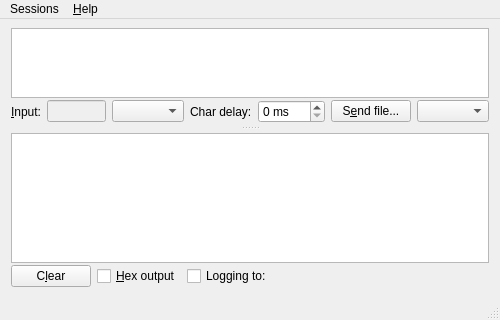
<?xml version="1.0" encoding="UTF-8"?>
<ui version="4.0">
 <class>MainWindow</class>
 <widget class="QMainWindow" name="MainWindow">
  <property name="geometry">
   <rect>
    <x>0</x>
    <y>0</y>
    <width>500</width>
    <height>320</height>
   </rect>
  </property>
  <property name="windowTitle">
   <string>CuteCom</string>
  </property>
  <widget class="QWidget" name="centralLayout">
   <layout class="QVBoxLayout" name="m_verticalLayout">
    <property name="spacing">
     <number>0</number>
    </property>
    <property name="sizeConstraint">
     <enum>QLayout::SetDefaultConstraint</enum>
    </property>
    <property name="topMargin">
     <number>9</number>
    </property>
    <item>
     <widget class="QSplitter" name="m_mainSplitter">
      <property name="orientation">
       <enum>Qt::Vertical</enum>
      </property>
      <widget class="QFrame" name="frame_input">
       <property name="sizePolicy">
        <sizepolicy hsizetype="Preferred" vsizetype="Preferred">
         <horstretch>0</horstretch>
         <verstretch>1</verstretch>
        </sizepolicy>
       </property>
       <property name="frameShape">
        <enum>QFrame::NoFrame</enum>
       </property>
       <property name="frameShadow">
        <enum>QFrame::Plain</enum>
       </property>
       <layout class="QVBoxLayout" name="m_input_layout_v">
        <property name="spacing">
         <number>0</number>
        </property>
        <property name="leftMargin">
         <number>0</number>
        </property>
        <property name="topMargin">
         <number>0</number>
        </property>
        <property name="rightMargin">
         <number>0</number>
        </property>
        <property name="bottomMargin">
         <number>3</number>
        </property>
        <item>
         <widget class="QListWidget" name="m_command_history">
           <property name="alternatingRowColors">
             <bool>true</bool>
           </property>
         </widget>
        </item>
        <item>
         <layout class="QHBoxLayout" name="m_input_layout_h">
          <property name="topMargin">
           <number>2</number>
          </property>
          <property name="bottomMargin">
           <number>0</number>
          </property>
          <item>
           <widget class="QLabel" name="label_input">
            <property name="text">
             <string>&amp;Input:</string>
            </property>
            <property name="buddy">
             <cstring>m_input_edit</cstring>
            </property>
           </widget>
          </item>
          <item>
           <widget class="QLineEdit" name="m_input_edit">
            <property name="enabled">
             <bool>false</bool>
            </property>
           </widget>
          </item>
          <item>
           <widget class="QComboBox" name="m_combo_lineterm">
             <property name="toolTip" >
               <string>Select the line end termination</string>
             </property>
           </widget>
          </item>
          <item>
           <widget class="QLabel" name="m_lb_chardelay">
            <property name="text">
             <string>Char delay:</string>
            </property>
            <property name="toolTip" >
              <string>Delay between single characters</string>
            </property>
            <property name="wordWrap">
             <bool>false</bool>
            </property>
           </widget>
          </item>
          <item>
           <widget class="QSpinBox" name="m_spinner_chardelay">
            <property name="focusPolicy">
             <enum>Qt::ClickFocus</enum>
            </property>
            <property name="toolTip">
             <string>Delay between single characters</string>
            </property>
            <property name="suffix">
             <string> ms</string>
            </property>
            <property name="maximum">
             <number>250</number>
            </property>
            <property name="value">
             <number>0</number>
            </property>
           </widget>
          </item>
          <item>
           <widget class="QPushButton" name="m_bt_sendfile">
            <property name="cursor">
             <cursorShape>ArrowCursor</cursorShape>
            </property>
            <property name="toolTip">
             <string>Select a file to be sent using the specified protocol</string>
            </property>
            <property name="text">
             <string>S&amp;end file...</string>
            </property>
            <property name="autoDefault">
             <bool>false</bool>
            </property>
           </widget>
          </item>
          <item>
           <widget class="QComboBox" name="m_combo_protocol">
            <property name="focusPolicy">
             <enum>Qt::NoFocus</enum>
            </property>
            <property name="toolTip">
             <string>Select the transfer protocol</string>
            </property>
           </widget>
          </item>
         </layout>
        </item>
       </layout>
      </widget>
      <widget class="QFrame" name="frame_output">
       <property name="sizePolicy">
        <sizepolicy hsizetype="Preferred" vsizetype="Preferred">
         <horstretch>0</horstretch>
         <verstretch>2</verstretch>
        </sizepolicy>
       </property>
       <property name="frameShape">
        <enum>QFrame::NoFrame</enum>
       </property>
       <property name="frameShadow">
        <enum>QFrame::Plain</enum>
       </property>
       <layout class="QVBoxLayout" name="m_output_layout_v">
        <property name="spacing">
         <number>0</number>
        </property>
        <property name="leftMargin">
         <number>0</number>
        </property>
        <property name="topMargin">
         <number>3</number>
        </property>
        <property name="rightMargin">
         <number>0</number>
        </property>
        <property name="bottomMargin">
         <number>0</number>
        </property>
        <item>
         <widget class="QTextEdit" name="m_output_display">
          <property name="undoRedoEnabled">
           <bool>false</bool>
          </property>
          <property name="readOnly">
           <bool>true</bool>
          </property>
         </widget>
        </item>
        <item>
         <layout class="QHBoxLayout" name="m_output_layout_h">
          <property name="topMargin">
           <number>2</number>
          </property>
          <item>
           <widget class="QPushButton" name="m_bt_clear">
            <property name="toolTip">
             <string>Clear the output window</string>
            </property>
            <property name="text">
             <string>C&amp;lear</string>
            </property>
            <property name="shortcut">
             <string>Alt+C</string>
            </property>
           </widget>
          </item>
          <item>
           <widget class="QCheckBox" name="m_check_hex_out">
            <property name="sizePolicy">
             <sizepolicy hsizetype="Minimum" vsizetype="Fixed">
              <horstretch>1</horstretch>
              <verstretch>0</verstretch>
             </sizepolicy>
            </property>
            <property name="toolTip">
             <string>Show the output in hexadecimal format</string>
            </property>
            <property name="text">
             <string>&amp;Hex output</string>
            </property>
            <property name="shortcut">
             <string>Alt+H</string>
            </property>
           </widget>
          </item>
          <item>
           <widget class="QCheckBox" name="m_check_logging">
            <property name="text">
             <string>Logging to:</string>
            </property>
            <property name="toolTip" >
              <string>Enable logging the data to a file.</string>
            </property>
           </widget>
          </item>
          <item>
           <widget class="QLabel" name="m_lb_logfile">
            <property name="sizePolicy">
             <sizepolicy hsizetype="Expanding" vsizetype="Preferred">
              <horstretch>100</horstretch>
              <verstretch>0</verstretch>
             </sizepolicy>
            </property>
            <property name="cursor">
             <cursorShape>PointingHandCursor</cursorShape>
            </property>
            <property name="text">
             <string/>
            </property>
           </widget>
          </item>
          <item>
           <spacer name="hSpacer_input">
            <property name="orientation">
             <enum>Qt::Horizontal</enum>
            </property>
            <property name="sizeHint" stdset="0">
             <size>
              <width>140</width>
              <height>20</height>
             </size>
            </property>
           </spacer>
          </item>
         </layout>
        </item>
       </layout>
      </widget>
     </widget>
    </item>
   </layout>
  </widget>
  <widget class="QMenuBar" name="menuBar">
   <property name="geometry">
    <rect>
     <x>0</x>
     <y>0</y>
     <width>500</width>
     <height>19</height>
    </rect>
   </property>
   <widget class="QMenu" name="menuSessions">
    <property name="title">
     <string>Sessions</string>
    </property>
    <addaction name="actionOpen"/>
    <addaction name="actionSave"/>
    <addaction name="actionSave_as"/>
   </widget>
   <widget class="QMenu" name="menu_Help">
    <property name="title">
     <string>&amp;Help</string>
    </property>
    <addaction name="actionAbout_CuteCom"/>
    <addaction name="actionAbout_Qt"/>
   </widget>
   <addaction name="menuSessions"/>
   <addaction name="menu_Help"/>
  </widget>
  <widget class="QStatusBar" name="m_statusBar"/>
  <action name="actionOpen">
   <property name="text">
    <string>Open</string>
   </property>
  </action>
  <action name="actionSave">
   <property name="text">
    <string>Save</string>
   </property>
  </action>
  <action name="actionSave_as">
   <property name="text">
    <string>Save as ..</string>
   </property>
  </action>
  <action name="actionAbout_CuteCom">
   <property name="icon">
    <iconset resource="resources.qrc">:/images/info.svg</iconset>
   </property>
   <property name="text">
    <string>About CuteCom</string>
   </property>
  </action>
  <action name="actionAbout_Qt">
   <property name="text">
    <string>About Qt</string>
   </property>
  </action>
 </widget>
 <layoutdefault spacing="6" margin="11"/>
 <resources>
  <include location="resources.qrc"/>
 </resources>
 <connections/>
</ui>
